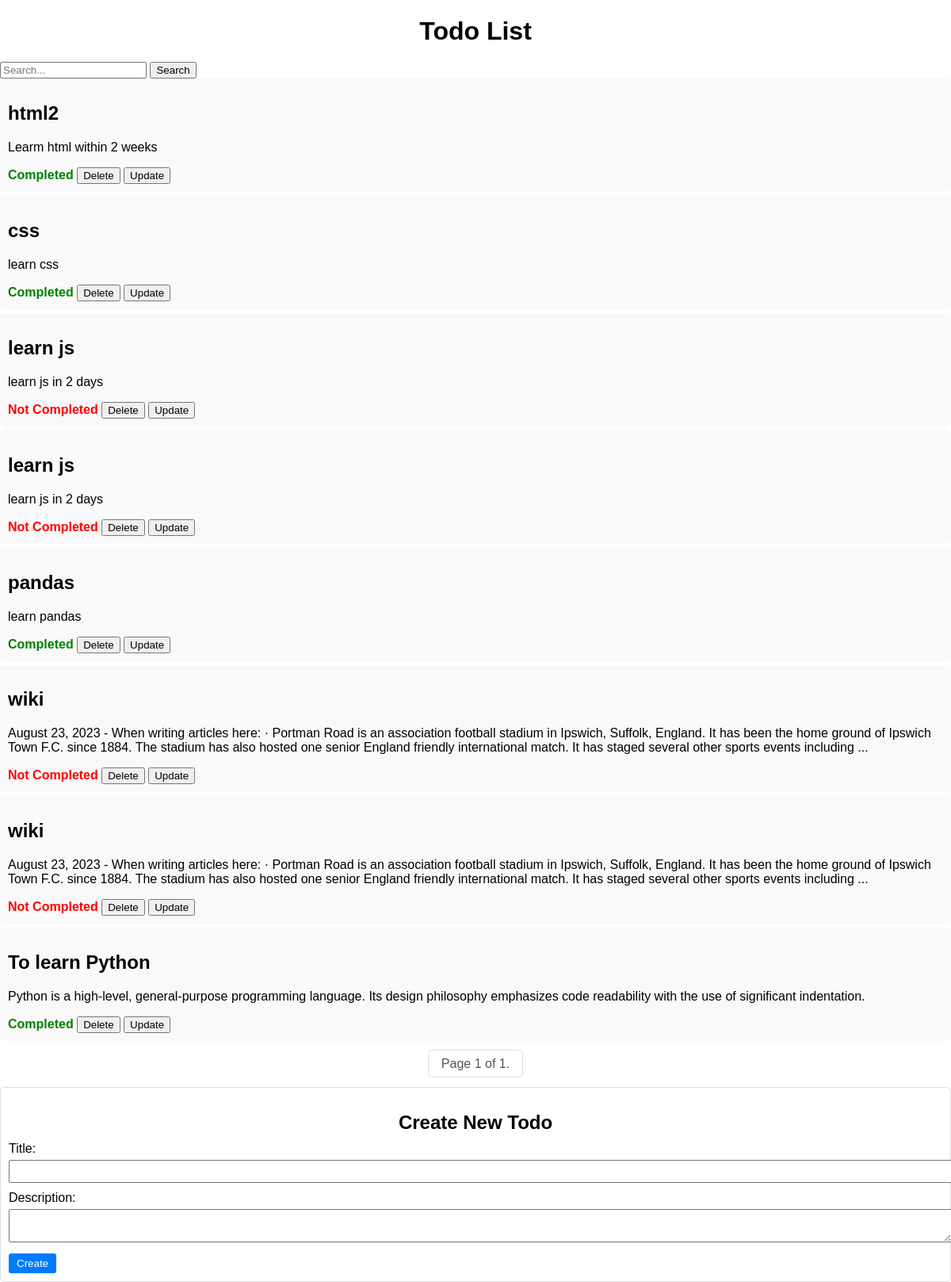
Page /todo_list_viewpage/ on the committed database.
### todos/models.py (models this page shows, shortened)
class Todo(models.Model):
    title = models.CharField(max_length=100)
    description = models.TextField(max_length=1000, blank=True)
    completed = models.BooleanField(default=False)
    created_at = models.DateTimeField(auto_now_add=True)
    updated_at = models.DateTimeField(auto_now=True)

### todos/views.py (the view)
# urls.py: path('todo_list_viewpage/', todo_list_viewpage, name='todo_list_viewpage'),
def todo_list_viewpage(request):
    queryset = Todo.objects.all()
    search_query = request.GET.get('search')
    if search_query:
        queryset = queryset.filter(Q(title__icontains=search_query) | Q(description__icontains=search_query))
    paginator = Paginator(queryset, 10)  # 10 items per page
    page_number = request.GET.get('page')
    try:
        page_obj = paginator.page(page_number)
    except PageNotAnInteger:
        page_obj = paginator.page(1)
    except EmptyPage:
        page_obj = paginator.page(paginator.num_pages)
    return render(request, 'todo_list.html', {'page_obj': page_obj})

### templates/todo_list.html (shortened to what this page needs)
<!DOCTYPE html>
<html lang="en">
<head>
</head>
<body>
    <h1>Todo List</h1>
    <div class="filter-search">
        <form action="" method="get">
            <input type="text" name="search" placeholder="Search...">
            <button type="submit">Search</button>
        </form>
    </div>
    <ul>
        {% for todo in page_obj %}
            <li>
                <h2>{{ todo.title }}</h2>
                <p>{{ todo.description }}</p>
                {% if todo.completed %}
                    <span class="completed">Completed</span>
                {% else %}
                    <span class="not-completed">Not Completed</span>
                {% endif %}
                <form action="{% url 'todo-detail' todo.id %}" method="post" style="display: inline;">
                    <button type="submit">Delete</button>
                </form>
                <form action="{% url 'todo-detail' todo.id %}" method="get" style="display: inline;">
                    <button type="submit">Update</button>
                </form>
            </li>
        {% endfor %}
    </ul>
    <div class="pagination">
        <span class="step-links">
            <span class="current">
                Page {{ page_obj.number }} of {{ page_obj.paginator.num_pages }}.
            </span>
        </span>
    </div>
    <div class="create-form">
        <h2>Create New Todo</h2>
        <form action="{% url 'todo-list-create' %}" method="post">
            <label for="title">Title:</label>
            <input type="text" id="title" name="title" required>
            <br>
            <label for="description">Description:</label>
            <textarea id="description" name="description" required></textarea>
            <br>
            <button type="submit">Create</button>
        </form>
    </div>
</body>
</html>

### templates/todo_list.html (style rules this page uses)
body { font-family: Arial, sans-serif; margin: 0; padding: 0; }
h1 { text-align: center; margin-bottom: 20px; }
ul { list-style-type: none; padding: 0; margin: 0; }
li { background-color: #f9f9f9; padding: 10px; margin-bottom: 5px; border-radius: 5px; }
.completed { color: green; font-weight: bold; }
.not-completed { color: red; font-weight: bold; }
.pagination { margin-top: 20px; text-align: center; }
.step-links .current { color: #555; padding: 8px 16px; margin: 0 5px; border: 1px solid #ddd; border-radius: 5px; }
.create-form { margin-top: 20px; padding: 10px; border: 1px solid #ddd; border-radius: 5px; }
.create-form h2 { text-align: center; margin-bottom: 10px; }
.create-form label { display: block; margin-bottom: 5px; }
.create-form input[type="text"], .create-form textarea { width: 100%; padding: 5px; margin-bottom: 10px; }
.create-form button { padding: 5px 10px; background-color: #007bff; color: #fff; border: none; border-radius: 3px; cursor: pointer; }

### rows in the picture
Todo: title "html2", description "Learm html within 2 weeks", completed "Completed"
Todo: title "css", description "learn css", completed "Completed"
Todo: title "learn js", description "learn js in 2 days", completed "Not Completed"
Todo: title "learn js", description "learn js in 2 days", completed "Not Completed"
Todo: title "pandas", description "learn pandas", completed "Completed"
Todo: title "wiki", description "August 23, 2023 - When writing articles here: · Portman Road is an association football stadium in Ipswich, Suffolk, England. It has been the home ground of Ipswich Town F.C. since 1884. The stadium has also hosted one senior England friendly international match. It has staged several other sports events including ...", completed "Not Completed"
Todo: title "wiki", description "August 23, 2023 - When writing articles here: · Portman Road is an association football stadium in Ipswich, Suffolk, England. It has been the home ground of Ipswich Town F.C. since 1884. The stadium has also hosted one senior England friendly international match. It has staged several other sports events including ...", completed "Not Completed"
Todo: title "To learn Python", description "Python is a high-level, general-purpose programming language. Its design philosophy emphasizes code readability with the use of significant indentation.", completed "Completed"

### other values in the picture
{{ page_obj.number }} "1"
{{ page_obj.paginator.num_pages }} "1"
